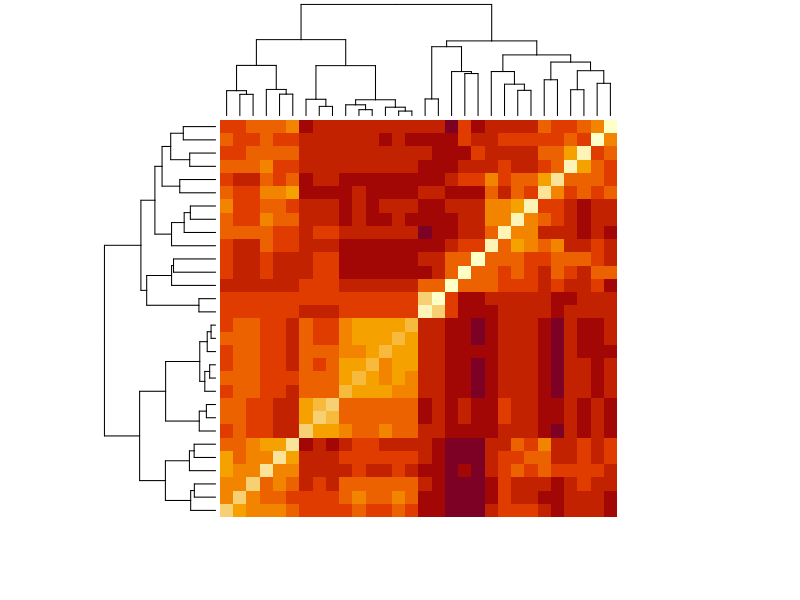
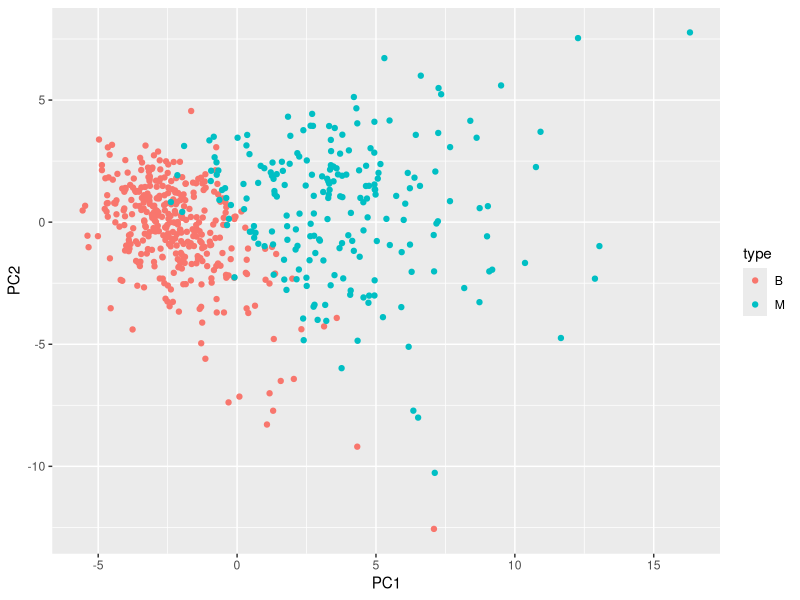
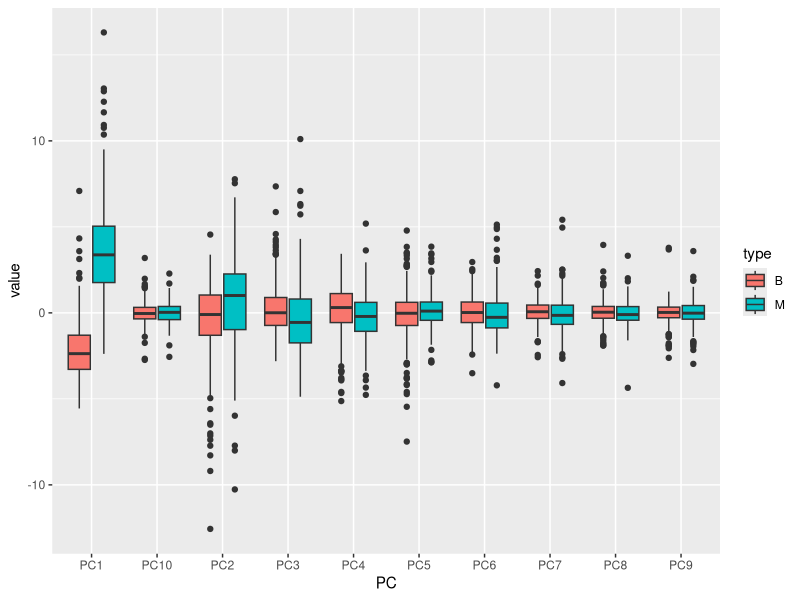

Write R code to recreate these figures, in order. (Note: this script raises an error after producing the figures.)
## ---- chunk 1
# Set knitr options for knitting code into the report:
# - echo=TRUE: print out code (echo), though any results/output would still be displayed
# - cache=TRUE: Save results so that code blocks aren't re-run unless code changes (cache),
# _or_ a relevant earlier code block changed (autodep), but don't re-run if the
# only thing that changed was the comments (cache.comments)
# - message, warning = FALSE: Don't clutter R output with messages or warnings
# This _will_ leave error messages showing up in the knitted report
# - results="hide": hide the results/output (but here the code would still be displayed)
# - include=FALSE:  chunk is evaluated, but neither the code nor its output is displayed
# - eval=FALSE: chunk is not evaluated
knitr::opts_chunk$set(echo=TRUE,
               cache=TRUE, autodep=TRUE, cache.comments=FALSE,
               message=FALSE, warning=FALSE)
## ---- chunk 2
options(digits = 3)
library(matrixStats)
library(tidyverse)
library(caret)
library(dslabs)
data(brca)
## ---- chunk 3
df_brca <- as.data.frame(brca)
str(df_brca)
## ---- chunk 4
c(dim(brca$x)[1], dim(brca$x)[2])
mean(df_brca$y == 'M')
which.max(colMeans(brca$x))
which.min(colSds(brca$x))
## ---- chunk 5
x_centered <- sweep(brca$x, 2, colMeans(brca$x))
x_scaled <- sweep(x_centered, 2, colSds(brca$x), FUN = "/")

sd(x_scaled[,1])
median(x_scaled[,1])
## ---- chunk 6
d <- dist(x_scaled)
str(d)
d_m <- as.matrix(d)
rowMeans(d_m[, brca$y == 'B'])[1]
rowMeans(d_m[, brca$y == 'M'])[1]
## ---- chunk 7
d_features <- dist(t(x_scaled))
heatmap(as.matrix(d_features), labRow = NA, labCol = NA)
## ---- chunk 8
h <- hclust(d_features)
groups <- cutree(h, k = 5)
str(groups)
split(names(groups), groups)
## ---- chunk 9
pc <- prcomp(x_scaled)
summary(pc)
## ---- chunk 10
data.frame(pc$x[,1:2], type = brca$y) %>%
  ggplot(aes(PC1, PC2, color = type)) +
  geom_point()
## ---- chunk 11
data.frame(pc$x[,1:10], type = brca$y) %>%
    gather(key = "PC", value = "value", -type) %>%
    ggplot(aes(PC, value, fill = type)) +
    geom_boxplot()
## ---- chunk 12
set.seed(1, sample.kind = "Rounding")    # if using R 3.6 or later
test_index <- createDataPartition(brca$y, times = 1, p = 0.2, list = FALSE)
test_x <- x_scaled[test_index,]
test_y <- brca$y[test_index]
train_x <- x_scaled[-test_index,]
train_y <- brca$y[-test_index]
## ---- chunk 13
mean(train_y == 'B')
mean(test_y == 'B')
## ---- chunk 14
predict_kmeans <- function(x, k) {
    centers <- k$centers    # extract cluster centers
    # calculate distance to cluster centers
    distances <- sapply(1:nrow(x), function(i){
                            apply(centers, 1, function(y) dist(rbind(x[i,], y)))
                 })
    max.col(-t(distances))  # select cluster with min distance to center
}
## ---- chunk 15
set.seed(3, sample.kind = "Rounding")    # if using R 3.6 or later

k <- kmeans(train_x, centers = 2)
kmeans_preds <- predict_kmeans(test_x, k)
kmeans_preds <- sapply(kmeans_preds, function(val) (ifelse(val==1, 'B', 'M')))
mean(kmeans_preds == test_y)
## ---- chunk 16
# My way
#sum(y_hat == 'B' & y_hat == test_y) / sum(test_y == 'B')
#sum(y_hat == 'M' & y_hat == test_y) / sum(test_y == 'M')

# Sol way
sensitivity(factor(y_hat), test_y, positive = "B")
sensitivity(factor(y_hat), test_y, positive = "M")
## ---- chunk 17
# My way: use dataframes, and glm, and convert
train_set <- data.frame(x=train_x, y=train_y)
test_set <- data.frame(x=test_x)

fit_logreg <- glm(y ~ ., data = train_set, family='binomial')

p_hat_logit <- predict(fit_logreg, test_set)
y_hat_logit <- factor(ifelse(p_hat_logit > 0, 'M', 'B'))
mean(y_hat_logit == test_y)

# Solution Way: use train
train_glm <- train(train_x, train_y,
                     method = "glm")
glm_preds <- predict(train_glm, test_x)
mean(glm_preds == test_y)
## ---- chunk 18
fit_lda <- train(train_x, train_y, method = 'lda')
lda_preds <- predict(fit_lda, test_x)
mean(lda_preds == test_y)

fit_qda <- train(train_x, train_y, method = 'qda')
qda_preds <- predict(fit_qda, test_x)
mean(qda_preds == test_y)
## ---- chunk 19
set.seed(5, sample.kind = 'Rounding')
library(gam)

#fit_loess <- lo(list(train_x, train_y)) #, span = span, degree = 1)
fit_loess <- train(train_x, train_y, method='gamLoess')
loess_preds <- predict(fit_loess, test_x)
mean(loess_preds == test_y)

## ---- chunk 20
set.seed(7, sample.kind = 'Rounding')

k <- seq(3, 21, 2)
tuning <- data.frame(k = seq(3, 21, 2))
fit_knn <- train(train_x, train_y, method = "knn", tuneGrid = tuning)
fit_knn$bestTune
knn_preds <- predict(fit_knn, test_x)
mean(knn_preds == test_y)
## ---- chunk 21
set.seed(9,, sample.kind = 'Rounding')

mtry <- seq(3, 21, 2)
tuning <- data.frame(mtry = seq(3, 9, 2))
fit_rf <- train(train_x, train_y, method = "rf", tuneGrid = tuning, importance = TRUE)

fit_rf$bestTune

rf_preds <- predict(fit_rf, test_x)
mean(rf_preds == test_y)

varImp(fit_rf)
## ---- chunk 22
ensemble <- cbind(glm = glm_preds == "B", lda = lda_preds == "B", qda = qda_preds == "B", loess = loess_preds == "B", rf = rf_preds == "B", knn = knn_preds == "B", kmeans = kmeans_preds == "B")

ensemble_preds <- ifelse(rowMeans(ensemble) > 0.5, "B", "M")
mean(ensemble_preds == test_y)
## ---- chunk 23
models <- c("K means", "Logistic regression", "LDA", "QDA", "Loess", "K nearest neighbors", "Random forest", "Ensemble")
accuracy <- c(mean(kmeans_preds == test_y),
              mean(glm_preds == test_y),
              mean(lda_preds == test_y),
              mean(qda_preds == test_y),
              mean(loess_preds == test_y),
              mean(knn_preds == test_y),
              mean(rf_preds == test_y),
              mean(ensemble_preds == test_y))
df_models <- data.frame(Model = models, Accuracy = accuracy)
df_models
